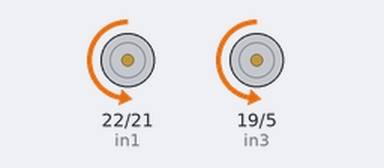
A program run on a simulated ESP32. On the bench: motor-driver pin pairs drawn as motors (green arrow = first pin HIGH = forward, orange = second pin HIGH = backward, longer = more drive, scaled by the enable pin).

Above: at 0.1 s.
At 6.1 s:
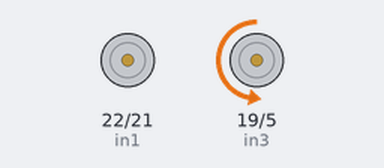
At 12.1 s:
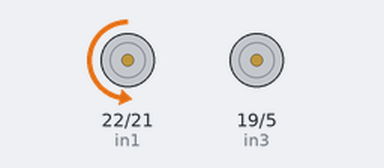
At 24.1 s:
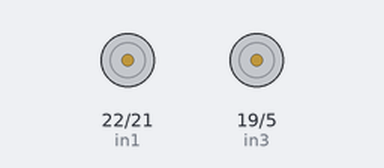
Timing chart, 0 to 25.6 s (numbered marks = the images above):
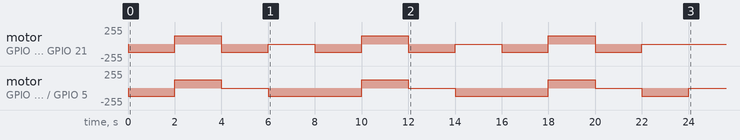

Measured:
- by itself, motor on GPIO 22 (in1) / GPIO 21 (in2): repeats every 8.0 s: forward 127/255 2.0 s, backward 127/255 2.0 s, stopped 2.0 s, backward 127/255 2.0 s, until it stays stopped from 22.0 s
- by itself, motor on GPIO 19 (in3) / GPIO 5 (in4): stopped → backward 127/255 at 0.00 s, → forward 127/255 2.0 s later, → stopped 2.0 s later, → backward 127/255 2.0 s later, … (11 changes in this stretch)

The program:

main.cpp
```cpp
#include <Arduino.h>
// Motor A connections
int enA = 16;
int in1 = 22;
int in2 = 21;
// Motor B connections
int enB = 23;
int in3 = 19;
int in4 = 5;

char direction = 'f';
// speed er max 255
int speed = 127;
int stop = 0;

void Backwards(int time){
    analogWrite(enA, speed);
    analogWrite(enB, speed);

    // Turn on motor A & B
    digitalWrite(in1, HIGH);
    digitalWrite(in2, LOW);
    digitalWrite(in3, HIGH);
    digitalWrite(in4, LOW);
    delay(time);
}
void Forwards(int time){
    analogWrite(enA, speed);
    analogWrite(enB, speed);

    // Turn on motor A & B
    digitalWrite(in1, LOW);
    digitalWrite(in2, HIGH);
    digitalWrite(in3, LOW);
    digitalWrite(in4, HIGH);
    delay(time);
}
void Left(int time){
    analogWrite(enA, speed);
    analogWrite(enB, 0);

    // Turn on motor A & B
    digitalWrite(in1, LOW);
    digitalWrite(in2, HIGH);
    digitalWrite(in3, LOW);
    digitalWrite(in4, HIGH);
    delay(time);
}
void Right(int time){
    analogWrite(enA, 0);
    analogWrite(enB, speed);

    // Turn on motor A & B
    digitalWrite(in1, LOW);
    digitalWrite(in2, HIGH);
    digitalWrite(in3, LOW);
    digitalWrite(in4, HIGH);
    delay(time);
}


void setup() {
    pinMode(enA, OUTPUT);
    pinMode(enB, OUTPUT);
    pinMode(in1, OUTPUT);
    pinMode(in2, OUTPUT);
    pinMode(in3, OUTPUT);
    pinMode(in4, OUTPUT);

    digitalWrite(in1, LOW);
    digitalWrite(in2, LOW);
    digitalWrite(in3, LOW);
    digitalWrite(in4, LOW);
}

void loop() {
    if (stop <= 2){
        if (direction == 'f')
        {
            Forwards(2000);
            direction = 'b';
        }else if (direction == 'b')
        {
            Backwards(2000);
            direction = 'l';
        }else if (direction == 'l')
        {
            Left(2000);
            direction = 'r';
        }else if (direction == 'r')
        {
            Right(2000);
            direction = 'f';
            stop++;
        }
    }
    if (stop == 3){
        analogWrite(enA, 0);
        analogWrite(enB, 0);
    }
}

/* alt væk
void directionControl() {
    // Set motors to maximum speed
    // PWM value ranges from 0 to 255
    analogWrite(enA, 255);
    analogWrite(enB, 255);

    // Turn on motor A & B
    digitalWrite(in1, HIGH);
    digitalWrite(in2, LOW);
    digitalWrite(in3, HIGH);
    digitalWrite(in4, LOW);
    delay(2000);

    digitalWrite(in1, LOW);
    digitalWrite(in2, HIGH);
    digitalWrite(in3, LOW);
    digitalWrite(in4, HIGH);
    delay(2000);

    // Turn off motors
    digitalWrite(in1, LOW);
    digitalWrite(in2, LOW);
    digitalWrite(in3, LOW);
    digitalWrite(in4, LOW);
}
void speedControl() {
    // Turn on motors
    digitalWrite(in1, LOW);
    digitalWrite(in2, HIGH);
    digitalWrite(in3, LOW);
    digitalWrite(in4, HIGH);

    for (int i = 0; i < 256; i++) {
        analogWrite(enA, i);
        analogWrite(enB, i);
        delay(20);
    }

    for (int i = 255; i >= 0; --i) {
        analogWrite(enA, i);
        analogWrite(enB, i);
        delay(20);
    }

    // Now turn off motors
    digitalWrite(in1, LOW);
    digitalWrite(in2, LOW);
    digitalWrite(in3, LOW);
    digitalWrite(in4, LOW);
}

void setup() {
    pinMode(enA, OUTPUT);
    pinMode(enB, OUTPUT);
    pinMode(in1, OUTPUT);
    pinMode(in2, OUTPUT);
    pinMode(in3, OUTPUT);
    pinMode(in4, OUTPUT);

    digitalWrite(in1, LOW);
    digitalWrite(in2, LOW);
    digitalWrite(in3, LOW);
    digitalWrite(in4, LOW);
}

void loop() {
    directionControl();
    delay(1000);
    speedControl();
    delay(1000);
}

*/
```
